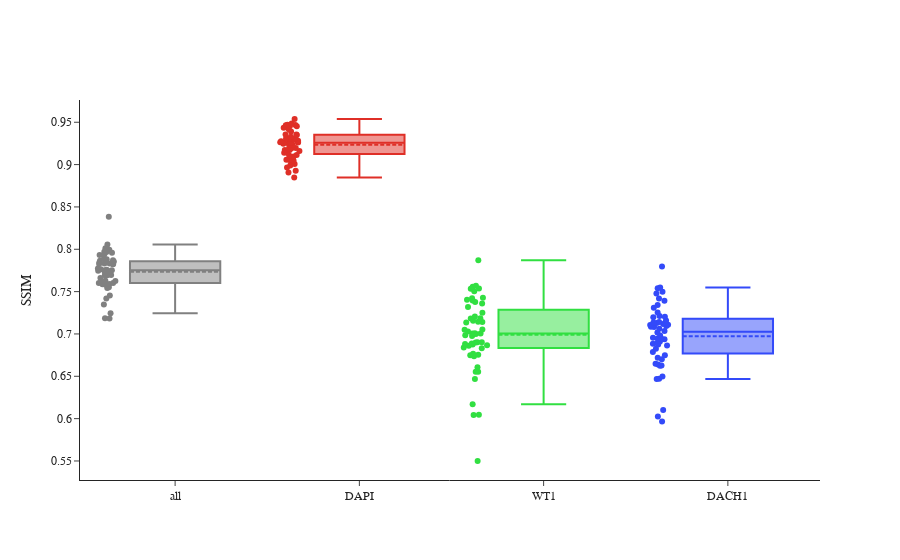

The code cell stored with this chart in its notebook:
### Code cell
## Boxplot for Channels

def boxplot_channels(df: pd.DataFrame, export=False) -> None:
    colors = ['#808080', '#DF2F27', '#31DF41', '#334AF9']
    fig = go.Figure()
    for col, metric in zip(colors, label_channels):
        fig.add_trace(go.Box(y=df['value'][df.metric == metric],
            name=metric, marker_color=col, boxmean=True, showlegend=False, boxpoints='all'
        ))
    fig.update_layout(template='simple_white', yaxis_title='SSIM', font_family="Computer Modern")
    fig.update_xaxes(categoryorder='array')
    fig.show()

    if export:
        fig.write_image(f'../graphics/channels.png')

boxplot_channels(df_channels, True)
